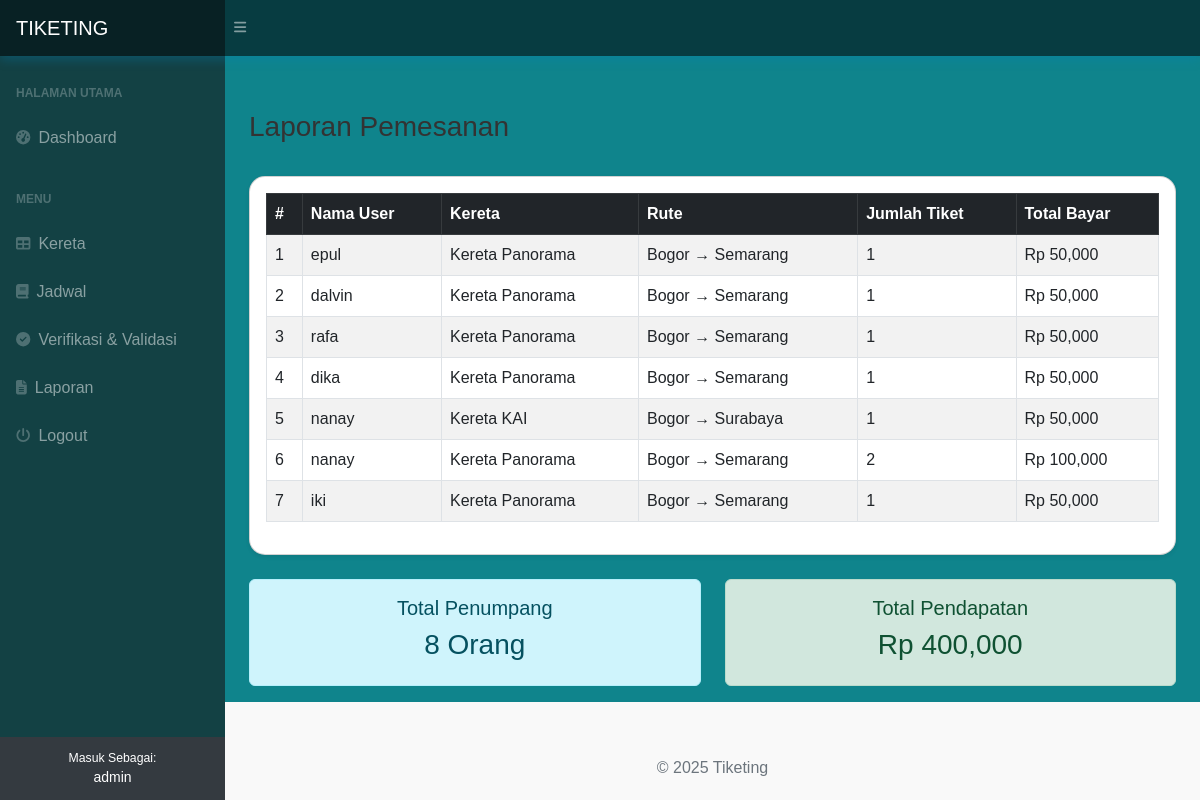
The page /index.php?page=laporan (signed in) on the database its author committed.
### tables this page shows
CREATE TABLE `pemesanan` (
  `id_pemesanan` int NOT NULL,
  `id_user` int NOT NULL,
  `id_jadwal` int NOT NULL,
  `jumlah_tiket` int NOT NULL,
  `total_bayar` decimal(10,0) NOT NULL,
  `status_bayar` enum('gagal','berhasil','pending') NOT NULL,
  `waktu_pemesanan` timestamp NOT NULL
);

CREATE TABLE `user` (
  `id_user` int NOT NULL,
  `nama` varchar(50) NOT NULL,
  `email` varchar(50) NOT NULL,
  `password` varchar(50) NOT NULL,
  `role` enum('admin','user') NOT NULL
);

CREATE TABLE `kereta` (
  `id_kereta` int NOT NULL,
  `nama_kereta` varchar(100) NOT NULL,
  `jenis` enum('ekonomi','bisnis','eksekutif') NOT NULL,
  `kapasitas` int NOT NULL
);

CREATE TABLE `jadwal` (
  `id_jadwal` int NOT NULL,
  `id_kereta` int NOT NULL,
  `asal` varchar(50) NOT NULL,
  `tujuan` varchar(50) NOT NULL,
  `waktu_berangkat` time NOT NULL,
  `waktu_tiba` time NOT NULL,
  `harga` decimal(10,0) NOT NULL
);

### laporan.php (the view, shortened to what this page needs)
<?php
include "koneksi.php";
$query = mysqli_query($koneksi, "
    SELECT p.*, u.nama, j.asal, j.tujuan, k.nama_kereta
    FROM pemesanan p
    JOIN user u ON p.id_user = u.id_user
    JOIN jadwal j ON p.id_jadwal = j.id_jadwal
    JOIN kereta k ON j.id_kereta = k.id_kereta
    WHERE p.status_bayar = 'berhasil'
    ORDER BY p.id_pemesanan DESC
");
$total_penumpang = 0;
$total_pendapatan = 0;
$pemesanan = [];
while($row = mysqli_fetch_assoc($query)) {
    $total_penumpang += $row['jumlah_tiket'];
    $total_pendapatan += $row['total_bayar'];
    $pemesanan[] = $row;
}
?>
<div class="container mt-4" id="laporan-area">
    <div class="d-flex justify-content-between align-items-center mb-4">
    <h3>Laporan Pemesanan</h3>
</div>
    <div class="card shadow-sm mb-4">
        <div class="card-body table-responsive">
            <table class="table table-bordered table-striped">
                <thead class="table-dark">
                    <tr>
                        <th>#</th>
                        <th>Nama User</th>
                        <th>Kereta</th>
                        <th>Rute</th>
                        <th>Jumlah Tiket</th>
                        <th>Total Bayar</th>
                    </tr>
                </thead>
                <tbody>
                    <?php if (!empty($pemesanan)): ?>
                        <?php $no = 1; foreach($pemesanan as $row): ?>
                        <tr>
                            <td><?= $no++; ?></td>
                            <td><?= $row['nama']; ?></td>
                            <td><?= $row['nama_kereta']; ?></td>
                            <td><?= $row['asal']; ?> → <?= $row['tujuan']; ?></td>
                            <td><?= $row['jumlah_tiket']; ?></td>
                            <td>Rp <?= number_format($row['total_bayar']); ?></td>
                        </tr>
                        <?php endforeach; ?>
                    <?php else: ?>
                        <tr>
                            <td colspan="6" class="text-center">Tidak ada data.</td>
                        </tr>
                    <?php endif; ?>
                </tbody>
            </table>
        </div>
    </div>
    <div class="row text-center">
        <div class="col-md-6">
            <div class="alert alert-info">
                <h5>Total Penumpang</h5>
                <h3><?= $total_penumpang; ?> Orang</h3>
            </div>
        </div>
        <div class="col-md-6">
            <div class="alert alert-success">
                <h5>Total Pendapatan</h5>
                <h3>Rp <?= number_format($total_pendapatan); ?></h3>
            </div>
        </div>
    </div>
</div>

### index.php (style rules this page uses)
body { background:rgb(15, 132, 140); font-family: 'Arial', sans-serif; color: #333; }
.card { background: #ffffff; border-radius: 1rem; box-shadow: 0 4px 8px rgba(0, 0, 0, 0.27); transition: 0.3s ease-in-out; }

### rows shown on the page
pemesanan: id_user.nama "epul", kereta.nama_kereta "Kereta Panorama", id_jadwal.asal "Bogor", id_jadwal.tujuan "Semarang", jumlah_tiket "1", total_bayar "50,000"
pemesanan: id_user.nama "dalvin", kereta.nama_kereta "Kereta Panorama", id_jadwal.asal "Bogor", id_jadwal.tujuan "Semarang", jumlah_tiket "1", total_bayar "50,000"
pemesanan: id_user.nama "rafa", kereta.nama_kereta "Kereta Panorama", id_jadwal.asal "Bogor", id_jadwal.tujuan "Semarang", jumlah_tiket "1", total_bayar "50,000"
pemesanan: id_user.nama "dika", kereta.nama_kereta "Kereta Panorama", id_jadwal.asal "Bogor", id_jadwal.tujuan "Semarang", jumlah_tiket "1", total_bayar "50,000"
pemesanan: id_user.nama "nanay", kereta.nama_kereta "Kereta KAI", id_jadwal.asal "Bogor", id_jadwal.tujuan "Surabaya", jumlah_tiket "1", total_bayar "50,000"
pemesanan: id_user.nama "nanay", kereta.nama_kereta "Kereta Panorama", id_jadwal.asal "Bogor", id_jadwal.tujuan "Semarang", jumlah_tiket "2", total_bayar "100,000"
pemesanan: id_user.nama "iki", kereta.nama_kereta "Kereta Panorama", id_jadwal.asal "Bogor", id_jadwal.tujuan "Semarang", jumlah_tiket "1", total_bayar "50,000"

### other values the page prints
$_SESSION['user']['role'] "admin"
$total_penumpang "8"
$total_pendapatan "400,000"
